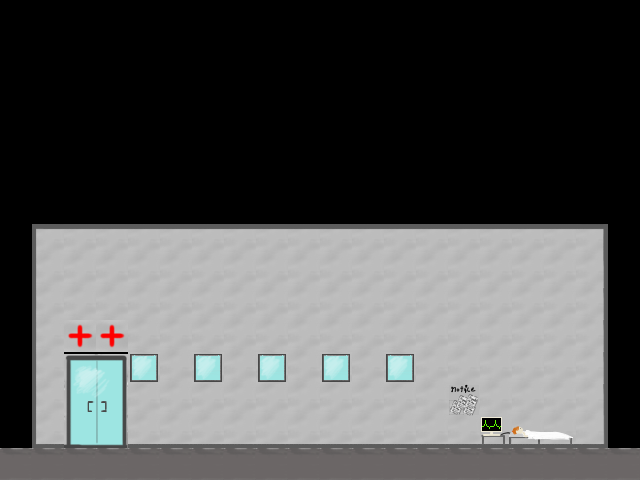

Rendered tile map (Tiled .tmx) drawn with the repository's tilesets; below, a short description and the map source with its tile grids summarised:
An orthogonal 20x15 tile map with 32x32 px tiles, 1 tile layer (Tile Layer 1).

<map version="1.0" orientation="orthogonal" renderorder="right-down" width="20" height="15" tilewidth="32" tileheight="32">
 <tileset firstgid="1" name="school" tilewidth="32" tileheight="32">
  <image source="../tile/school.png" width="480" height="480" />
 </tileset>
 <layer name="Tile Layer 1" width="20" height="15">
  <data>[300 cells, 146 non-empty, 22 distinct tile ids]</data>
 </layer>
</map>
